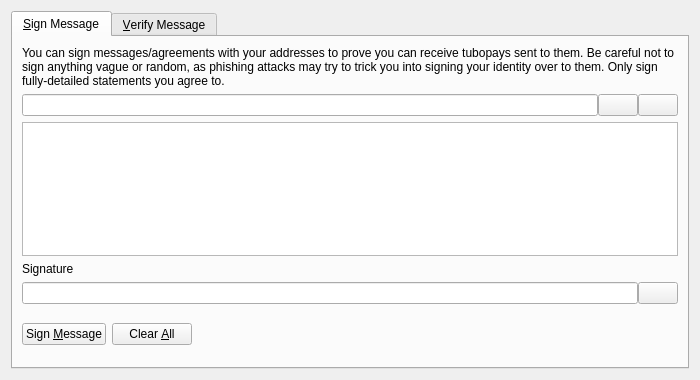
<?xml version="1.0" encoding="UTF-8"?>
<ui version="4.0">
 <class>SignVerifyMessageDialog</class>
 <widget class="QDialog" name="SignVerifyMessageDialog">
  <property name="geometry">
   <rect>
    <x>0</x>
    <y>0</y>
    <width>700</width>
    <height>380</height>
   </rect>
  </property>
  <property name="windowTitle">
   <string>Signatures - Sign / Verify a Message</string>
  </property>
  <property name="modal">
   <bool>true</bool>
  </property>
  <layout class="QVBoxLayout" name="verticalLayout">
   <item>
    <widget class="QTabWidget" name="tabWidget">
     <property name="currentIndex">
      <number>0</number>
     </property>
     <widget class="QWidget" name="tabSignMessage">
      <attribute name="title">
       <string>&amp;Sign Message</string>
      </attribute>
      <layout class="QVBoxLayout" name="verticalLayout_SM">
       <item>
        <widget class="QLabel" name="infoLabel_SM">
         <property name="text">
          <string>You can sign messages/agreements with your addresses to prove you can receive tubopays sent to them. Be careful not to sign anything vague or random, as phishing attacks may try to trick you into signing your identity over to them. Only sign fully-detailed statements you agree to.</string>
         </property>
         <property name="textFormat">
          <enum>Qt::PlainText</enum>
         </property>
         <property name="wordWrap">
          <bool>true</bool>
         </property>
        </widget>
       </item>
       <item>
        <layout class="QHBoxLayout" name="horizontalLayout_1_SM">
         <property name="spacing">
          <number>0</number>
         </property>
         <item>
          <widget class="QValidatedLineEdit" name="addressIn_SM">
           <property name="toolTip">
            <string>The TuboPay address to sign the message with</string>
           </property>
          </widget>
         </item>
         <item>
          <widget class="QPushButton" name="addressBookButton_SM">
           <property name="toolTip">
            <string>Choose previously used address</string>
           </property>
           <property name="text">
            <string/>
           </property>
           <property name="icon">
            <iconset resource="../bitcoin.qrc">
             <normaloff>:/icons/address-book</normaloff>:/icons/address-book</iconset>
           </property>
           <property name="shortcut">
            <string>Alt+A</string>
           </property>
           <property name="autoDefault">
            <bool>false</bool>
           </property>
          </widget>
         </item>
         <item>
          <widget class="QPushButton" name="pasteButton_SM">
           <property name="toolTip">
            <string>Paste address from clipboard</string>
           </property>
           <property name="text">
            <string/>
           </property>
           <property name="icon">
            <iconset resource="../bitcoin.qrc">
             <normaloff>:/icons/editpaste</normaloff>:/icons/editpaste</iconset>
           </property>
           <property name="shortcut">
            <string>Alt+P</string>
           </property>
           <property name="autoDefault">
            <bool>false</bool>
           </property>
          </widget>
         </item>
        </layout>
       </item>
       <item>
        <widget class="QPlainTextEdit" name="messageIn_SM">
         <property name="toolTip">
          <string>Enter the message you want to sign here</string>
         </property>
        </widget>
       </item>
       <item>
        <widget class="QLabel" name="signatureLabel_SM">
         <property name="text">
          <string>Signature</string>
         </property>
         <property name="textFormat">
          <enum>Qt::PlainText</enum>
         </property>
        </widget>
       </item>
       <item>
        <layout class="QHBoxLayout" name="horizontalLayout_2_SM">
         <property name="spacing">
          <number>0</number>
         </property>
         <item>
          <widget class="QLineEdit" name="signatureOut_SM">
           <property name="font">
            <font>
             <italic>true</italic>
            </font>
           </property>
           <property name="readOnly">
            <bool>true</bool>
           </property>
          </widget>
         </item>
         <item>
          <widget class="QPushButton" name="copySignatureButton_SM">
           <property name="toolTip">
            <string>Copy the current signature to the system clipboard</string>
           </property>
           <property name="text">
            <string/>
           </property>
           <property name="icon">
            <iconset resource="../bitcoin.qrc">
             <normaloff>:/icons/editcopy</normaloff>:/icons/editcopy</iconset>
           </property>
           <property name="autoDefault">
            <bool>false</bool>
           </property>
          </widget>
         </item>
        </layout>
       </item>
       <item>
        <layout class="QHBoxLayout" name="horizontalLayout_3_SM">
         <item>
          <widget class="QPushButton" name="signMessageButton_SM">
           <property name="toolTip">
            <string>Sign the message to prove you own this TuboPay address</string>
           </property>
           <property name="text">
            <string>Sign &amp;Message</string>
           </property>
           <property name="icon">
            <iconset resource="../bitcoin.qrc">
             <normaloff>:/icons/edit</normaloff>:/icons/edit</iconset>
           </property>
           <property name="autoDefault">
            <bool>false</bool>
           </property>
          </widget>
         </item>
         <item>
          <widget class="QPushButton" name="clearButton_SM">
           <property name="toolTip">
            <string>Reset all sign message fields</string>
           </property>
           <property name="text">
            <string>Clear &amp;All</string>
           </property>
           <property name="icon">
            <iconset resource="../bitcoin.qrc">
             <normaloff>:/icons/remove</normaloff>:/icons/remove</iconset>
           </property>
           <property name="autoDefault">
            <bool>false</bool>
           </property>
          </widget>
         </item>
         <item>
          <spacer name="horizontalSpacer_1_SM">
           <property name="orientation">
            <enum>Qt::Horizontal</enum>
           </property>
           <property name="sizeHint" stdset="0">
            <size>
             <width>40</width>
             <height>48</height>
            </size>
           </property>
          </spacer>
         </item>
         <item>
          <widget class="QLabel" name="statusLabel_SM">
           <property name="font">
            <font>
             <weight>75</weight>
             <bold>true</bold>
            </font>
           </property>
           <property name="text">
            <string/>
           </property>
           <property name="wordWrap">
            <bool>true</bool>
           </property>
          </widget>
         </item>
         <item>
          <spacer name="horizontalSpacer_2_SM">
           <property name="orientation">
            <enum>Qt::Horizontal</enum>
           </property>
           <property name="sizeHint" stdset="0">
            <size>
             <width>40</width>
             <height>48</height>
            </size>
           </property>
          </spacer>
         </item>
        </layout>
       </item>
      </layout>
     </widget>
     <widget class="QWidget" name="tabVerifyMessage">
      <attribute name="title">
       <string>&amp;Verify Message</string>
      </attribute>
      <layout class="QVBoxLayout" name="verticalLayout_VM">
       <item>
        <widget class="QLabel" name="infoLabel_VM">
         <property name="text">
          <string>Enter the receiver's address, message (ensure you copy line breaks, spaces, tabs, etc. exactly) and signature below to verify the message. Be careful not to read more into the signature than what is in the signed message itself, to avoid being tricked by a man-in-the-middle attack. Note that this only proves the signing party receives with the address, it cannot prove sendership of any transaction!</string>
         </property>
         <property name="textFormat">
          <enum>Qt::PlainText</enum>
         </property>
         <property name="alignment">
          <set>Qt::AlignLeading|Qt::AlignLeft|Qt::AlignTop</set>
         </property>
         <property name="wordWrap">
          <bool>true</bool>
         </property>
        </widget>
       </item>
       <item>
        <layout class="QHBoxLayout" name="horizontalLayout_1_VM">
         <property name="spacing">
          <number>0</number>
         </property>
         <item>
          <widget class="QValidatedLineEdit" name="addressIn_VM">
           <property name="toolTip">
            <string>The TuboPay address the message was signed with</string>
           </property>
          </widget>
         </item>
         <item>
          <widget class="QPushButton" name="addressBookButton_VM">
           <property name="toolTip">
            <string>Choose previously used address</string>
           </property>
           <property name="text">
            <string/>
           </property>
           <property name="icon">
            <iconset resource="../bitcoin.qrc">
             <normaloff>:/icons/address-book</normaloff>:/icons/address-book</iconset>
           </property>
           <property name="shortcut">
            <string>Alt+A</string>
           </property>
           <property name="autoDefault">
            <bool>false</bool>
           </property>
          </widget>
         </item>
        </layout>
       </item>
       <item>
        <widget class="QPlainTextEdit" name="messageIn_VM"/>
       </item>
       <item>
        <widget class="QValidatedLineEdit" name="signatureIn_VM"/>
       </item>
       <item>
        <layout class="QHBoxLayout" name="horizontalLayout_2_VM">
         <item>
          <widget class="QPushButton" name="verifyMessageButton_VM">
           <property name="toolTip">
            <string>Verify the message to ensure it was signed with the specified TuboPay address</string>
           </property>
           <property name="text">
            <string>Verify &amp;Message</string>
           </property>
           <property name="icon">
            <iconset resource="../bitcoin.qrc">
             <normaloff>:/icons/transaction_0</normaloff>:/icons/transaction_0</iconset>
           </property>
           <property name="autoDefault">
            <bool>false</bool>
           </property>
          </widget>
         </item>
         <item>
          <widget class="QPushButton" name="clearButton_VM">
           <property name="toolTip">
            <string>Reset all verify message fields</string>
           </property>
           <property name="text">
            <string>Clear &amp;All</string>
           </property>
           <property name="icon">
            <iconset resource="../bitcoin.qrc">
             <normaloff>:/icons/remove</normaloff>:/icons/remove</iconset>
           </property>
           <property name="autoDefault">
            <bool>false</bool>
           </property>
          </widget>
         </item>
         <item>
          <spacer name="horizontalSpacer_1_VM">
           <property name="orientation">
            <enum>Qt::Horizontal</enum>
           </property>
           <property name="sizeHint" stdset="0">
            <size>
             <width>40</width>
             <height>48</height>
            </size>
           </property>
          </spacer>
         </item>
         <item>
          <widget class="QLabel" name="statusLabel_VM">
           <property name="font">
            <font>
             <weight>75</weight>
             <bold>true</bold>
            </font>
           </property>
           <property name="text">
            <string/>
           </property>
           <property name="wordWrap">
            <bool>true</bool>
           </property>
          </widget>
         </item>
         <item>
          <spacer name="horizontalSpacer_2_VM">
           <property name="orientation">
            <enum>Qt::Horizontal</enum>
           </property>
           <property name="sizeHint" stdset="0">
            <size>
             <width>40</width>
             <height>48</height>
            </size>
           </property>
          </spacer>
         </item>
        </layout>
       </item>
      </layout>
     </widget>
    </widget>
   </item>
  </layout>
 </widget>
 <customwidgets>
  <customwidget>
   <class>QValidatedLineEdit</class>
   <extends>QLineEdit</extends>
   <header>qt/qvalidatedlineedit.h</header>
  </customwidget>
 </customwidgets>
 <resources>
  <include location="../bitcoin.qrc"/>
 </resources>
 <connections/>
</ui>
